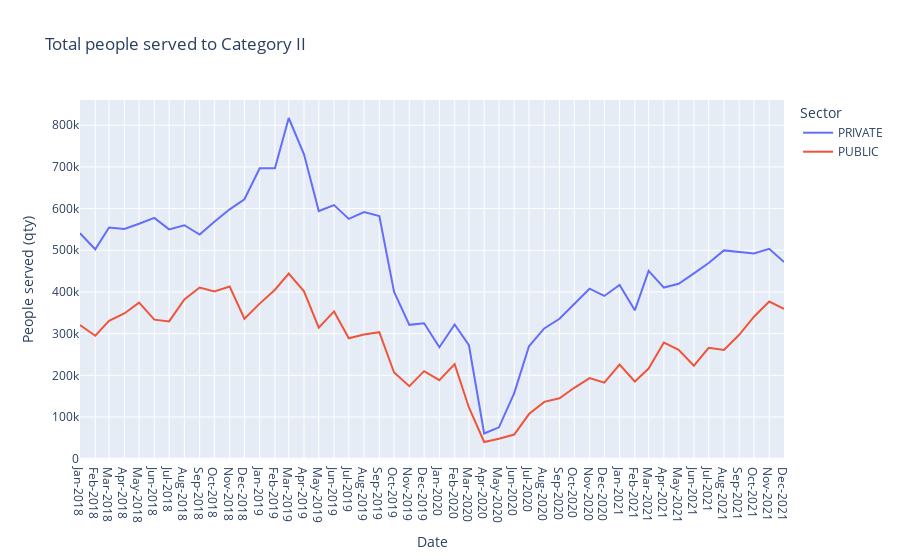

Notebook code cell kept with this figure:
### Code cell
df = data_temp
columns_name = list(df.columns)[1:]
fig = px.line(df, 
              x="DATE", 
              y=columns_name,
              hover_data={"DATE": "|%Y %M"},
              labels={
                     "value": "People served (qty)",
                     "DATE": "Date",
                     "variable": "Sector"
                 },
              title='Total people served to Category ' + CATEGORIA_STUDIO)

# fig = px.scatter(data_temp, x="DATE", y=data_temp.columns,
#               hover_data={"DATE": "|%Y %M"},
#               labels={
#                      "value": "People served (qty)",
#                      "DATE": "Date",
#                      "SECTOR2": "Sector"
#                  },
#               title='Total people served to Category ' + CATEGORIA_STUDIO)

fig.update_xaxes(
    dtick="M1",
    tickformat="%b-%Y")
fig.show()

### Figure 1 — Plotly figure (JSON) as saved in the notebook; plotly's stock layout.template omitted (floating-point values rounded to 4 significant figures)
{"data": [{"hovertemplate": "Sector=PRIVATE<br>Date=%{x|%Y %M}<br>People served (qty)=%{y}<extra></extra>", "legendgroup": "PRIVATE", "line": {"color": "#636efa", "dash": "solid"}, "marker": {"symbol": "circle"}, "mode": "lines", "name": "PRIVATE", "orientation": "v", "showlegend": true, "type": "scatter", "x": ["2018-01-01T00:00:00", "2018-02-01T00:00:00", "2018-03-01T00:00:00", "2018-04-01T00:00:00", "2018-05-01T00:00:00", "2018-06-01T00:00:00", "2018-07-01T00:00:00", "2018-08-01T00:00:00", "2018-09-01T00:00:00", "2018-10-01T00:00:00", "2018-11-01T00:00:00", "2018-12-01T00:00:00", "2019-01-01T00:00:00", "2019-02-01T00:00:00", "2019-03-01T00:00:00", "2019-04-01T00:00:00", "2019-05-01T00:00:00", "2019-06-01T00:00:00", "2019-07-01T00:00:00", "2019-08-01T00:00:00", "2019-09-01T00:00:00", "2019-10-01T00:00:00", "2019-11-01T00:00:00", "2019-12-01T00:00:00", "2020-01-01T00:00:00", "2020-02-01T00:00:00", "2020-03-01T00:00:00", "2020-04-01T00:00:00", "2020-05-01T00:00:00", "2020-06-01T00:00:00", "2020-07-01T00:00:00", "2020-08-01T00:00:00", "2020-09-01T00:00:00", "2020-10-01T00:00:00", "2020-11-01T00:00:00", "2020-12-01T00:00:00", "2021-01-01T00:00:00", "2021-02-01T00:00:00", "2021-03-01T00:00:00", "2021-04-01T00:00:00", "2021-05-01T00:00:00", "2021-06-01T00:00:00", "2021-07-01T00:00:00", "2021-08-01T00:00:00", "2021-09-01T00:00:00", "2021-10-01T00:00:00", "2021-11-01T00:00:00", "2021-12-01T00:00:00"], "xaxis": "x", "y": [540831, 502422, 554536, 551122, 563532, 577763, 550050, 560061, 537557, 568674, 598232, 622408, 696599, 696824, 817349, 730302, 594093, 608514, 575259, 591584, 582331, 400251, 321065, 324799, 267244, 321954, 272194, 60394, 75209, 157154, 269565, 312540, 335565, 369983, 407859, 390424, 416810, 355854, 450586, 410559, 419636, 444662, 469409, 499661, 496553, 492475, 503432, 471680], "yaxis": "y"}, {"hovertemplate": "Sector=PUBLIC<br>Date=%{x|%Y %M}<br>People served (qty)=%{y}<extra></extra>", "legendgroup": "PUBLIC", "line": {"color": "#EF553B", "dash": "solid"}, "marker": {"symbol": "circle"}, "mode": "lines", "name": "PUBLIC", "orientation": "v", "showlegend": true, "type": "scatter", "x": ["2018-01-01T00:00:00", "2018-02-01T00:00:00", "2018-03-01T00:00:00", "2018-04-01T00:00:00", "2018-05-01T00:00:00", "2018-06-01T00:00:00", "2018-07-01T00:00:00", "2018-08-01T00:00:00", "2018-09-01T00:00:00", "2018-10-01T00:00:00", "2018-11-01T00:00:00", "2018-12-01T00:00:00", "2019-01-01T00:00:00", "2019-02-01T00:00:00", "2019-03-01T00:00:00", "2019-04-01T00:00:00", "2019-05-01T00:00:00", "2019-06-01T00:00:00", "2019-07-01T00:00:00", "2019-08-01T00:00:00", "2019-09-01T00:00:00", "2019-10-01T00:00:00", "2019-11-01T00:00:00", "2019-12-01T00:00:00", "2020-01-01T00:00:00", "2020-02-01T00:00:00", "2020-03-01T00:00:00", "2020-04-01T00:00:00", "2020-05-01T00:00:00", "2020-06-01T00:00:00", "2020-07-01T00:00:00", "2020-08-01T00:00:00", "2020-09-01T00:00:00", "2020-10-01T00:00:00", "2020-11-01T00:00:00", "2020-12-01T00:00:00", "2021-01-01T00:00:00", "2021-02-01T00:00:00", "2021-03-01T00:00:00", "2021-04-01T00:00:00", "2021-05-01T00:00:00", "2021-06-01T00:00:00", "2021-07-01T00:00:00", "2021-08-01T00:00:00", "2021-09-01T00:00:00", "2021-10-01T00:00:00", "2021-11-01T00:00:00", "2021-12-01T00:00:00"], "xaxis": "x", "y": [320863, 294801, 330557, 348396, 374258, 333603, 329423, 382073, 410668, 401374, 412910, 335779, 372034, 405290, 444181, 401575, 314507, 353310, 288864, 297763, 303514, 206783, 173836, 209974, 188293, 226815, 122850, 40004, 47904, 57963, 107008, 136330, 145000, 170063, 193386, 182290, 225762, 185117, 216232, 278557, 261267, 223155, 265815, 260806, 297262, 340560, 376956, 359651], "yaxis": "y"}], "layout": {"legend": {"title": {"text": "Sector"}, "tracegroupgap": 0}, "title": {"text": "Total people served to Category II"}, "xaxis": {"anchor": "y", "domain": [0, 1], "dtick": "M1", "tickformat": "%b-%Y", "title": {"text": "Date"}}, "yaxis": {"anchor": "x", "domain": [0, 1], "title": {"text": "People served (qty)"}}}}
